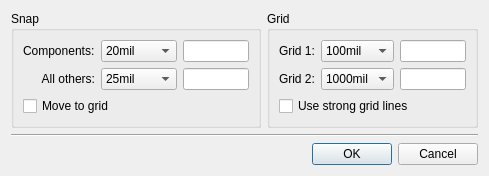
<?xml version="1.0" encoding="UTF-8"?>
<ui version="4.0">
 <class>dlg_grid</class>
 <widget class="QDialog" name="dlg_grid">
  <property name="geometry">
   <rect>
    <x>0</x>
    <y>0</y>
    <width>417</width>
    <height>162</height>
   </rect>
  </property>
  <property name="windowTitle">
   <string>Grids and Snaps</string>
  </property>
  <layout class="QVBoxLayout" name="verticalLayout_3">
   <property name="sizeConstraint">
    <enum>QLayout::SetFixedSize</enum>
   </property>
   <item>
    <layout class="QHBoxLayout" name="horizontalLayout">
     <item>
      <widget class="QGroupBox" name="groupBox_2">
       <property name="title">
        <string>Snap</string>
       </property>
       <layout class="QVBoxLayout" name="verticalLayout">
        <item>
         <layout class="QGridLayout" name="gridLayout_2">
          <item row="0" column="0">
           <widget class="QLabel" name="label_3">
            <property name="text">
             <string>Components:</string>
            </property>
           </widget>
          </item>
          <item row="1" column="1">
           <widget class="QComboBox" name="sel_snap_all">
            <property name="currentIndex">
             <number>3</number>
            </property>
            <property name="maxVisibleItems">
             <number>15</number>
            </property>
            <item>
             <property name="text">
              <string>No snap</string>
             </property>
            </item>
            <item>
             <property name="text">
              <string>Custom</string>
             </property>
            </item>
            <item>
             <property name="text">
              <string>10mil</string>
             </property>
            </item>
            <item>
             <property name="text">
              <string>25mil</string>
             </property>
            </item>
            <item>
             <property name="text">
              <string>50mil</string>
             </property>
            </item>
            <item>
             <property name="text">
              <string>100mil</string>
             </property>
            </item>
            <item>
             <property name="text">
              <string>250mil</string>
             </property>
            </item>
            <item>
             <property name="text">
              <string>500mil</string>
             </property>
            </item>
            <item>
             <property name="text">
              <string>1000mil</string>
             </property>
            </item>
            <item>
             <property name="text">
              <string>1mm</string>
             </property>
            </item>
            <item>
             <property name="text">
              <string>2.5mm</string>
             </property>
            </item>
            <item>
             <property name="text">
              <string>5mm</string>
             </property>
            </item>
            <item>
             <property name="text">
              <string>10mm</string>
             </property>
            </item>
           </widget>
          </item>
          <item row="0" column="1">
           <widget class="QComboBox" name="sel_snap_comp">
            <property name="currentIndex">
             <number>3</number>
            </property>
            <property name="maxVisibleItems">
             <number>15</number>
            </property>
            <item>
             <property name="text">
              <string>No snap</string>
             </property>
            </item>
            <item>
             <property name="text">
              <string>Custom</string>
             </property>
            </item>
            <item>
             <property name="text">
              <string>10mil</string>
             </property>
            </item>
            <item>
             <property name="text">
              <string>20mil</string>
             </property>
            </item>
            <item>
             <property name="text">
              <string>25mil</string>
             </property>
            </item>
            <item>
             <property name="text">
              <string>50mil</string>
             </property>
            </item>
            <item>
             <property name="text">
              <string>100mil</string>
             </property>
            </item>
            <item>
             <property name="text">
              <string>250mil</string>
             </property>
            </item>
            <item>
             <property name="text">
              <string>500mil</string>
             </property>
            </item>
            <item>
             <property name="text">
              <string>1000mil</string>
             </property>
            </item>
            <item>
             <property name="text">
              <string>1mm</string>
             </property>
            </item>
            <item>
             <property name="text">
              <string>2.5mm</string>
             </property>
            </item>
            <item>
             <property name="text">
              <string>5mm</string>
             </property>
            </item>
            <item>
             <property name="text">
              <string>10mm</string>
             </property>
            </item>
           </widget>
          </item>
          <item row="1" column="0">
           <widget class="QLabel" name="label_4">
            <property name="text">
             <string>All others:</string>
            </property>
            <property name="alignment">
             <set>Qt::AlignRight|Qt::AlignTrailing|Qt::AlignVCenter</set>
            </property>
           </widget>
          </item>
          <item row="0" column="2">
           <widget class="DimEdit" name="edt_snap_comp">
            <property name="maximumSize">
             <size>
              <width>66</width>
              <height>16777215</height>
             </size>
            </property>
           </widget>
          </item>
          <item row="1" column="2">
           <widget class="DimEdit" name="edt_snap_all">
            <property name="maximumSize">
             <size>
              <width>66</width>
              <height>16777215</height>
             </size>
            </property>
           </widget>
          </item>
         </layout>
        </item>
        <item>
         <widget class="QCheckBox" name="chk_movetogrid">
          <property name="text">
           <string>Move to grid</string>
          </property>
         </widget>
        </item>
       </layout>
      </widget>
     </item>
     <item>
      <widget class="QGroupBox" name="groupBox">
       <property name="title">
        <string>Grid</string>
       </property>
       <layout class="QVBoxLayout" name="verticalLayout_2">
        <item>
         <layout class="QGridLayout" name="gridLayout">
          <item row="0" column="0">
           <widget class="QLabel" name="label">
            <property name="text">
             <string>Grid 1:</string>
            </property>
           </widget>
          </item>
          <item row="1" column="1">
           <widget class="QComboBox" name="sel_grid2">
            <property name="currentIndex">
             <number>8</number>
            </property>
            <property name="maxVisibleItems">
             <number>15</number>
            </property>
            <item>
             <property name="text">
              <string>None</string>
             </property>
            </item>
            <item>
             <property name="text">
              <string>Custom</string>
             </property>
            </item>
            <item>
             <property name="text">
              <string>10mil</string>
             </property>
            </item>
            <item>
             <property name="text">
              <string>25mil</string>
             </property>
            </item>
            <item>
             <property name="text">
              <string>50mil</string>
             </property>
            </item>
            <item>
             <property name="text">
              <string>100mil</string>
             </property>
            </item>
            <item>
             <property name="text">
              <string>250mil</string>
             </property>
            </item>
            <item>
             <property name="text">
              <string>500mil</string>
             </property>
            </item>
            <item>
             <property name="text">
              <string>1000mil</string>
             </property>
            </item>
            <item>
             <property name="text">
              <string>1mm</string>
             </property>
            </item>
            <item>
             <property name="text">
              <string>2.5mm</string>
             </property>
            </item>
            <item>
             <property name="text">
              <string>5mm</string>
             </property>
            </item>
            <item>
             <property name="text">
              <string>10mm</string>
             </property>
            </item>
           </widget>
          </item>
          <item row="0" column="1">
           <widget class="QComboBox" name="sel_grid1">
            <property name="currentIndex">
             <number>5</number>
            </property>
            <property name="maxVisibleItems">
             <number>15</number>
            </property>
            <item>
             <property name="text">
              <string>None</string>
             </property>
            </item>
            <item>
             <property name="text">
              <string>Custom</string>
             </property>
            </item>
            <item>
             <property name="text">
              <string>10mil</string>
             </property>
            </item>
            <item>
             <property name="text">
              <string>25mil</string>
             </property>
            </item>
            <item>
             <property name="text">
              <string>50mil</string>
             </property>
            </item>
            <item>
             <property name="text">
              <string>100mil</string>
             </property>
            </item>
            <item>
             <property name="text">
              <string>250mil</string>
             </property>
            </item>
            <item>
             <property name="text">
              <string>500mil</string>
             </property>
            </item>
            <item>
             <property name="text">
              <string>1000mil</string>
             </property>
            </item>
            <item>
             <property name="text">
              <string>1mm</string>
             </property>
            </item>
            <item>
             <property name="text">
              <string>2.5mm</string>
             </property>
            </item>
            <item>
             <property name="text">
              <string>5mm</string>
             </property>
            </item>
            <item>
             <property name="text">
              <string>10mm</string>
             </property>
            </item>
           </widget>
          </item>
          <item row="1" column="0">
           <widget class="QLabel" name="label_2">
            <property name="text">
             <string>Grid 2:</string>
            </property>
           </widget>
          </item>
          <item row="0" column="2">
           <widget class="DimEdit" name="edt_grid1">
            <property name="maximumSize">
             <size>
              <width>66</width>
              <height>16777215</height>
             </size>
            </property>
           </widget>
          </item>
          <item row="1" column="2">
           <widget class="DimEdit" name="edt_grid2">
            <property name="maximumSize">
             <size>
              <width>66</width>
              <height>16777215</height>
             </size>
            </property>
           </widget>
          </item>
         </layout>
        </item>
        <item>
         <widget class="QCheckBox" name="chk_strong">
          <property name="text">
           <string>Use strong grid lines</string>
          </property>
         </widget>
        </item>
       </layout>
      </widget>
     </item>
    </layout>
   </item>
   <item>
    <widget class="Line" name="line">
     <property name="orientation">
      <enum>Qt::Horizontal</enum>
     </property>
    </widget>
   </item>
   <item>
    <widget class="QDialogButtonBox" name="buttonBox">
     <property name="standardButtons">
      <set>QDialogButtonBox::Cancel|QDialogButtonBox::Ok</set>
     </property>
    </widget>
   </item>
  </layout>
 </widget>
 <customwidgets>
  <customwidget>
   <class>DimEdit</class>
   <extends>QLineEdit</extends>
   <header>dimedit</header>
  </customwidget>
 </customwidgets>
 <tabstops>
  <tabstop>sel_snap_comp</tabstop>
  <tabstop>edt_snap_comp</tabstop>
  <tabstop>sel_snap_all</tabstop>
  <tabstop>edt_snap_all</tabstop>
  <tabstop>chk_movetogrid</tabstop>
  <tabstop>sel_grid1</tabstop>
  <tabstop>edt_grid1</tabstop>
  <tabstop>sel_grid2</tabstop>
  <tabstop>edt_grid2</tabstop>
  <tabstop>buttonBox</tabstop>
 </tabstops>
 <resources/>
 <connections>
  <connection>
   <sender>buttonBox</sender>
   <signal>rejected()</signal>
   <receiver>dlg_grid</receiver>
   <slot>reject()</slot>
   <hints>
    <hint type="sourcelabel">
     <x>24</x>
     <y>143</y>
    </hint>
    <hint type="destinationlabel">
     <x>2</x>
     <y>130</y>
    </hint>
   </hints>
  </connection>
 </connections>
</ui>
